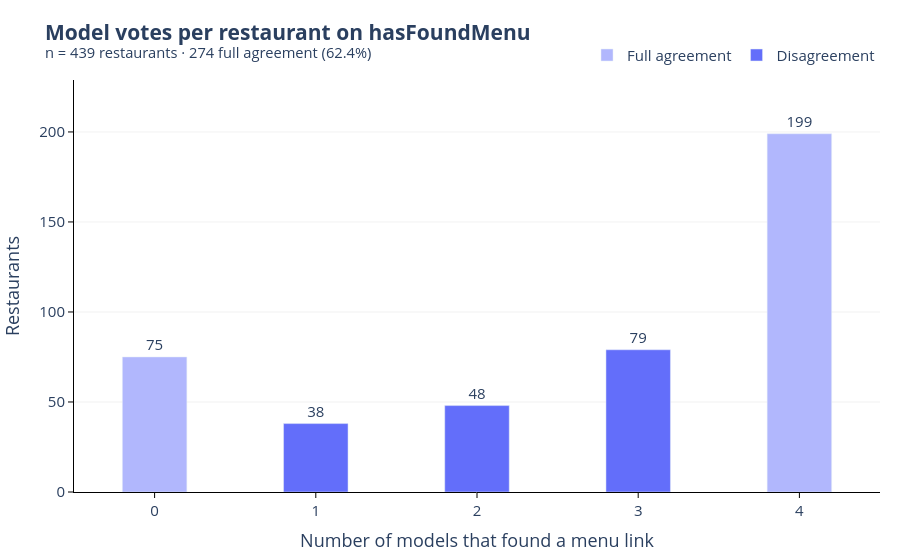

Source (notebook cell):
### Markdown cell above
### How many models said "found"?

For each restaurant, we want to figure out for how many restaurants, all four models agreed. This gives us an overall view of how many entries were ambigous.

- 0 and 4 means that either *no* model found a menu or *all* models found a menu. This gives us a somewhat confidence in that they agree that this restaurant had a menu.
- On the other hand, 1, 2, 3 are ambigous, since we don't have a ground truth.

### Code cell
votes = found.sum(axis=1)
vote_counts = votes.value_counts().sort_index()
full_agreement = vote_counts.get(0, 0) + vote_counts.get(len(models), 0)

plot_df = vote_counts.rename_axis('n_found').reset_index(name='restaurants')
plot_df['agreement'] = np.where(plot_df['n_found'].isin([0, len(models)]), 'Full agreement', 'Disagreement')

fig = px.bar(
    plot_df,
    x="n_found",
    y="restaurants",
    color="agreement",
    # unanimous (0 or 4) in a lighter blue, Disagreement in the darker one
    color_discrete_map={"Full agreement": "#B1B7FD", "Disagreement": "#636EFA"},
    title=plot_title(
        "Model votes per restaurant on hasFoundMenu",
        f"n = {len(found):,} restaurants · {full_agreement} full agreement ({full_agreement / len(found):.1%})",
    ),
    labels={
        "n_found": "Number of models that found a menu link",
        "restaurants": "Restaurants",
        "agreement": "",
    },
)

fig.update_traces(
    width=0.4,
    texttemplate="%{y}",
    textposition="outside",
    hovertemplate="<b>%{x} of 4 models</b> found a menu<br>Restaurants: %{y}<extra></extra>",
)

fig.update_layout(
    xaxis=dict(type="category", categoryorder="array", categoryarray=list(range(len(models) + 1))),
    yaxis=dict(range=[0, plot_df["restaurants"].max() * 1.15]),
    legend=dict(
        orientation="h",
        yanchor="bottom",
        y=1.02,
        xanchor="right",
        x=1,
    ),
    # bargap=0.4,
    margin=MARGIN,
)

fig.update_yaxes(
    showgrid=True, 
    gridcolor="#e5e5e5", 
    gridwidth=0.5
)

save_plot(fig, 'hasfoundmenu-votes-per-restaurant-10%.svg')
fig.show()

print(f"Full agreement: {full_agreement}/{len(found)} ({full_agreement / len(found):.1%})")

### Figure 1 — Plotly figure (JSON) as saved in the notebook; plotly's stock layout.template omitted (floating-point values rounded to 4 significant figures)
{"data": [{"hovertemplate": "<b>%{x} of 4 models</b> found a menu<br>Restaurants: %{y}<extra></extra>", "legendgroup": "Full agreement", "marker": {"color": "#B1B7FD", "pattern": {"shape": ""}}, "name": "Full agreement", "orientation": "v", "showlegend": true, "textposition": "outside", "texttemplate": "%{y}", "type": "bar", "width": 0.4, "x": [0, 4], "xaxis": "x", "y": [75, 199], "yaxis": "y"}, {"hovertemplate": "<b>%{x} of 4 models</b> found a menu<br>Restaurants: %{y}<extra></extra>", "legendgroup": "Disagreement", "marker": {"color": "#636EFA", "pattern": {"shape": ""}}, "name": "Disagreement", "orientation": "v", "showlegend": true, "textposition": "outside", "texttemplate": "%{y}", "type": "bar", "width": 0.4, "x": [1, 2, 3], "xaxis": "x", "y": [38, 48, 79], "yaxis": "y"}], "layout": {"barmode": "relative", "legend": {"orientation": "h", "title": {"text": ""}, "tracegroupgap": 0, "x": 1, "xanchor": "right", "y": 1.02, "yanchor": "bottom"}, "margin": {"b": 60, "l": 20, "r": 20, "t": 80}, "title": {"text": "<b>Model votes per restaurant on hasFoundMenu</b><br><sup>n = 439 restaurants · 274 full agreement (62.4%)</sup>"}, "xaxis": {"anchor": "y", "categoryarray": [0, 1, 2, 3, 4], "categoryorder": "array", "domain": [0, 1], "title": {"text": "Number of models that found a menu link"}, "type": "category"}, "yaxis": {"anchor": "x", "domain": [0, 1], "gridcolor": "#e5e5e5", "gridwidth": 0.5, "range": [0, 228.8], "showgrid": true, "title": {"text": "Restaurants"}}}}
